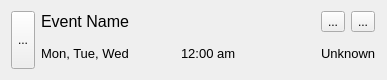
<?xml version="1.0" encoding="UTF-8"?>
<ui version="4.0">
 <class>ListItemWidget</class>
 <widget class="QWidget" name="ListItemWidget">
  <property name="geometry">
   <rect>
    <x>0</x>
    <y>0</y>
    <width>387</width>
    <height>80</height>
   </rect>
  </property>
  <property name="sizePolicy">
   <sizepolicy hsizetype="Expanding" vsizetype="Expanding">
    <horstretch>0</horstretch>
    <verstretch>0</verstretch>
   </sizepolicy>
  </property>
  <property name="windowTitle">
   <string>Form</string>
  </property>
  <layout class="QHBoxLayout" name="horizontalLayout">
   <item>
    <widget class="QToolButton" name="toolButton">
     <property name="sizePolicy">
      <sizepolicy hsizetype="Preferred" vsizetype="Preferred">
       <horstretch>0</horstretch>
       <verstretch>0</verstretch>
      </sizepolicy>
     </property>
     <property name="text">
      <string>...</string>
     </property>
     <property name="icon">
      <iconset theme="media-playback-start">
       <normaloff>.</normaloff>.</iconset>
     </property>
    </widget>
   </item>
   <item>
    <layout class="QGridLayout" name="gridLayout">
     <item row="0" column="0">
      <widget class="QLabel" name="namelabel">
       <property name="sizePolicy">
        <sizepolicy hsizetype="Expanding" vsizetype="Preferred">
         <horstretch>0</horstretch>
         <verstretch>0</verstretch>
        </sizepolicy>
       </property>
       <property name="font">
        <font>
         <pointsize>12</pointsize>
        </font>
       </property>
       <property name="text">
        <string>Event Name</string>
       </property>
      </widget>
     </item>
     <item row="0" column="2">
      <widget class="QToolButton" name="settingsbtn">
       <property name="layoutDirection">
        <enum>Qt::RightToLeft</enum>
       </property>
       <property name="text">
        <string>...</string>
       </property>
       <property name="icon">
        <iconset theme="document-properties">
         <normaloff>.</normaloff>.</iconset>
       </property>
      </widget>
     </item>
     <item row="0" column="3">
      <widget class="QToolButton" name="removeItem">
       <property name="layoutDirection">
        <enum>Qt::LeftToRight</enum>
       </property>
       <property name="text">
        <string>...</string>
       </property>
       <property name="icon">
        <iconset theme="user-trash"/>
       </property>
      </widget>
     </item>
     <item row="1" column="0">
      <widget class="QLabel" name="dayslabel">
       <property name="font">
        <font>
         <pointsize>10</pointsize>
        </font>
       </property>
       <property name="text">
        <string>Mon, Tue, Wed</string>
       </property>
      </widget>
     </item>
     <item row="1" column="1">
      <widget class="QLabel" name="timelabel">
       <property name="sizePolicy">
        <sizepolicy hsizetype="Expanding" vsizetype="Preferred">
         <horstretch>0</horstretch>
         <verstretch>0</verstretch>
        </sizepolicy>
       </property>
       <property name="font">
        <font>
         <pointsize>10</pointsize>
        </font>
       </property>
       <property name="text">
        <string>12:00 am</string>
       </property>
      </widget>
     </item>
     <item row="1" column="2" colspan="2">
      <widget class="QLabel" name="typelabel">
       <property name="sizePolicy">
        <sizepolicy hsizetype="Expanding" vsizetype="Preferred">
         <horstretch>0</horstretch>
         <verstretch>0</verstretch>
        </sizepolicy>
       </property>
       <property name="font">
        <font>
         <pointsize>10</pointsize>
        </font>
       </property>
       <property name="text">
        <string>Unknown</string>
       </property>
       <property name="alignment">
        <set>Qt::AlignLeading|Qt::AlignLeft|Qt::AlignVCenter</set>
       </property>
      </widget>
     </item>
    </layout>
   </item>
  </layout>
 </widget>
 <resources/>
 <connections/>
</ui>
